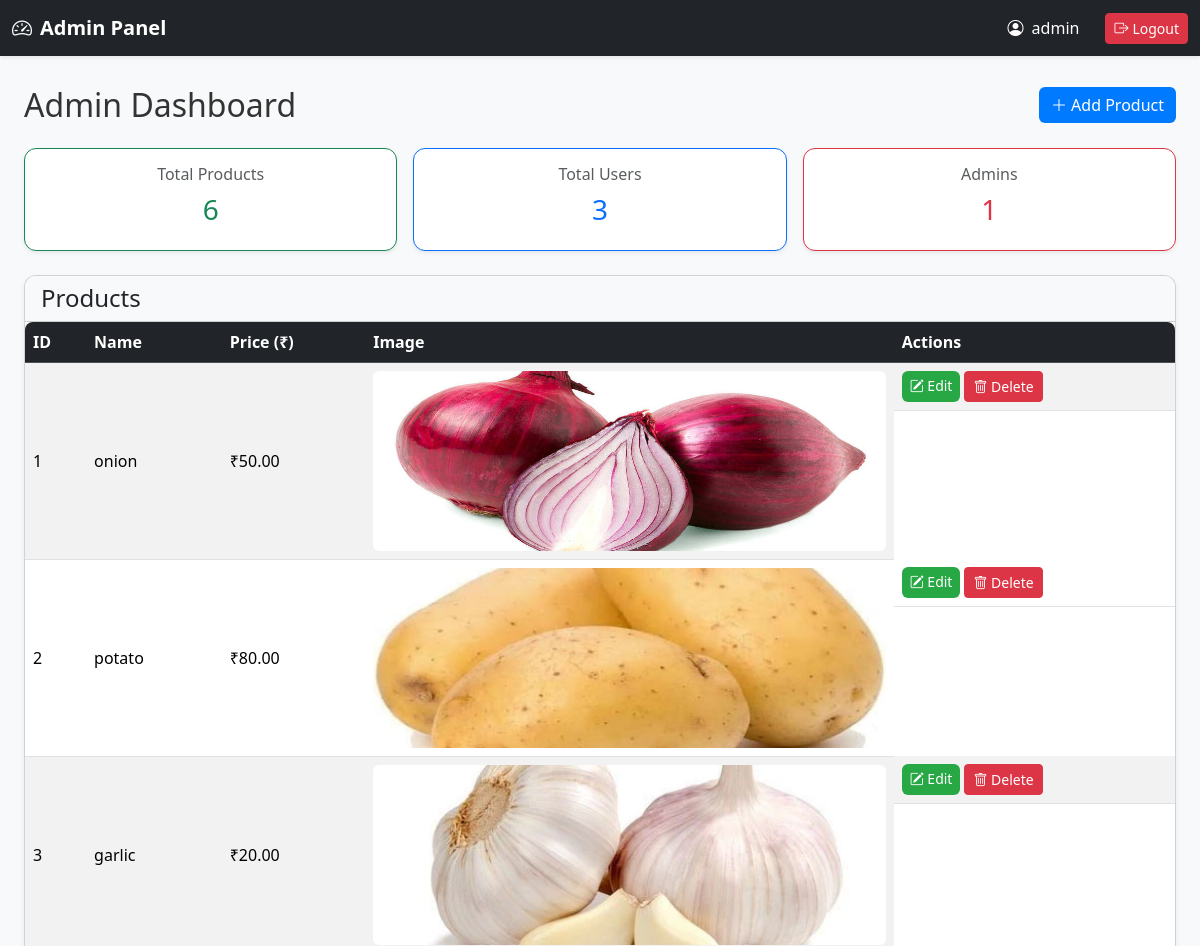
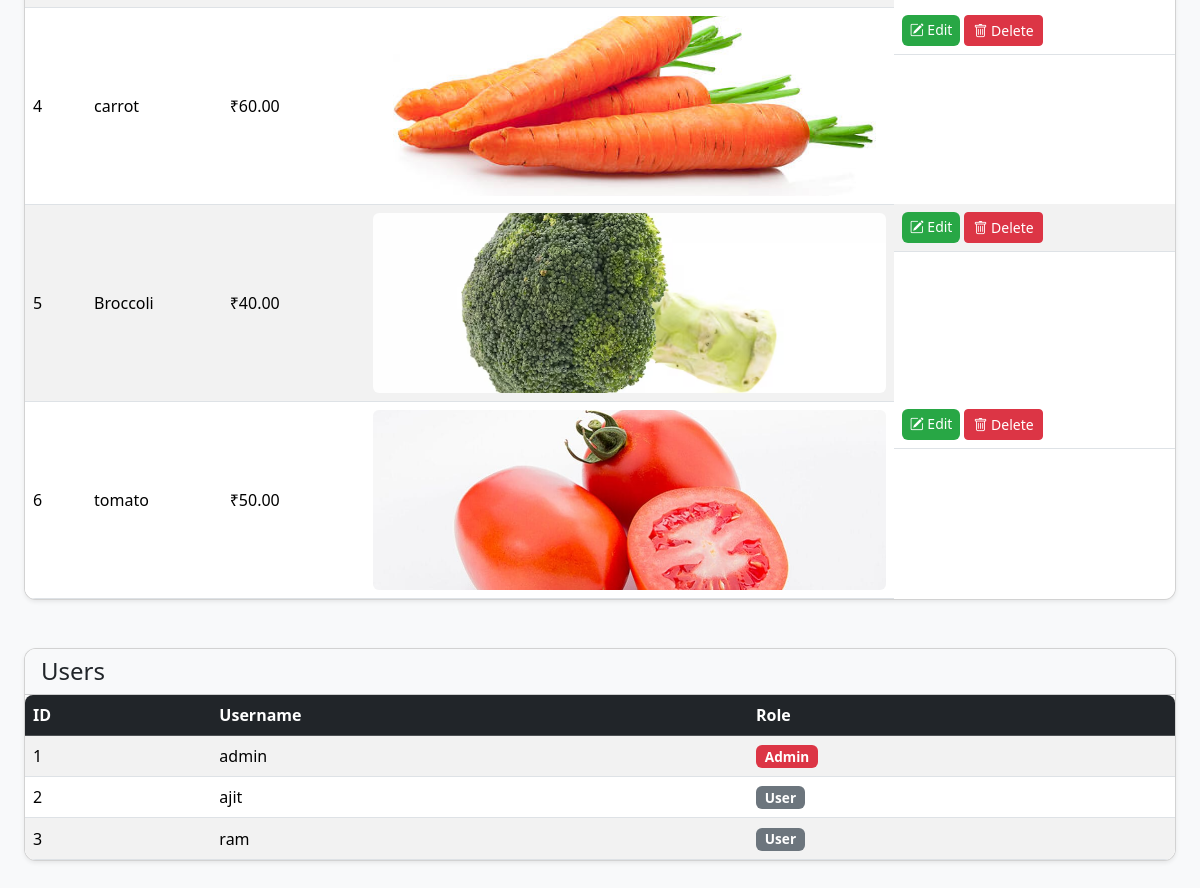
The page /admin (signed in) on the database its author committed (2 pictures, top to bottom).
### app.py (models this page shows)
class User(UserMixin, db.Model):
    id = db.Column(db.Integer, primary_key=True)
    username = db.Column(db.String(150), unique=True, nullable=False)
    password = db.Column(db.String(255), nullable=False)
    is_admin = db.Column(db.Boolean, default=False)

class Product(db.Model):
    id = db.Column(db.Integer, primary_key=True)
    name = db.Column(db.String(150), nullable=False)
    price = db.Column(db.Float, nullable=False)
    image = db.Column(db.String(150), nullable=False)
    status = db.Column(db.String(20), nullable=False, default='available')  # available / upcoming

### app.py (the view)
@app.route('/admin')
@admin_required
def admin_dashboard():
    products = Product.query.all()
    users = User.query.all()
    return render_template('admin_dashboard.html', products=products, users=users)

### app.py (called while the page is built)
@login_manager.user_loader
def load_user(user_id):
    return db.session.get(User, int(user_id))

def admin_required(f):
    @wraps(f)
    def wrapper(*args, **kwargs):
        if not current_user.is_authenticated or not current_user.is_admin:
            flash("Admin access required!", "danger")
            return redirect(url_for('admin_login'))
        return f(*args, **kwargs)
    return wrapper

### templates/admin_dashboard.html
{% extends 'admin_base.html' %}
{% block content %}
<div class="container mt-4">
    <div class="d-flex justify-content-between align-items-center mb-4 flex-wrap">
        <h2 class="mb-2 mb-md-0">Admin Dashboard</h2>
        <div class="d-flex gap-2">
            <a href="{{ url_for('admin_add') }}" class="btn btn-success">
                <i class="bi bi-plus-lg"></i> Add Product
            </a>
        </div>
    </div>
    <div class="row mb-4 g-3">
        <div class="col-md-4">
            <div class="card shadow-sm text-center p-3 border-success">
                <h6 class="text-muted">Total Products</h6>
                <h3 class="text-success">{{ products|length }}</h3>
            </div>
        </div>
        <div class="col-md-4">
            <div class="card shadow-sm text-center p-3 border-primary">
                <h6 class="text-muted">Total Users</h6>
                <h3 class="text-primary">{{ users|length }}</h3>
            </div>
        </div>
        <div class="col-md-4">
            <div class="card shadow-sm text-center p-3 border-danger">
                <h6 class="text-muted">Admins</h6>
                <h3 class="text-danger">
                    {{ users | selectattr('is_admin') | list | length }}
                </h3>
            </div>
        </div>
    </div>
    <div class="card shadow-sm mb-5">
        <div class="card-header bg-light">
            <h4 class="mb-0">Products</h4>
        </div>
        <div class="card-body p-0 table-responsive">
            <table class="table table-striped table-hover mb-0 align-middle">
                <thead class="table-dark">
                    <tr>
                        <th>ID</th>
                        <th>Name</th>
                        <th>Price (₹)</th>
                        <th>Image</th>
                        <th>Actions</th>
                    </tr>
                </thead>
                <tbody>
                    {% for p in products %}
                    <tr>
                        <td>{{ p.id }}</td>
                        <td>{{ p.name }}</td>
                        <td>₹{{ "%.2f"|format(p.price) }}</td>
                        <td>
                            <img src="{{ url_for('static', filename='images/' ~ p.image) }}"
                                 class="rounded" height="50">
                        </td>
                        <td class="d-flex gap-1 flex-wrap">
                            <a href="{{ url_for('admin_edit', id=p.id) }}" class="btn btn-primary btn-sm">
                                <i class="bi bi-pencil-square"></i> Edit
                            </a>
                            <form action="{{ url_for('admin_delete', id=p.id) }}" method="POST" class="d-inline">
                                <button type="submit" class="btn btn-danger btn-sm"
                                        onclick="return confirm('Delete this product?')">
                                    <i class="bi bi-trash"></i> Delete
                                </button>
                            </form>
                        </td>
                    </tr>
                    {% else %}
                    <tr>
                        <td colspan="5" class="text-center text-muted py-3">
                            No products available
                        </td>
                    </tr>
                    {% endfor %}
                </tbody>
            </table>
        </div>
    </div>
    <div class="card shadow-sm mb-5">
        <div class="card-header bg-light">
            <h4 class="mb-0">Users</h4>
        </div>
        <div class="card-body p-0 table-responsive">
            <table class="table table-striped table-hover mb-0 align-middle">
                <thead class="table-dark">
                    <tr>
                        <th>ID</th>
                        <th>Username</th>
                        <th>Role</th>
                    </tr>
                </thead>
                <tbody>
                    {% for u in users %}
                    <tr>
                        <td>{{ u.id }}</td>
                        <td>{{ u.username }}</td>
                        <td>
                            {% if u.is_admin %}
                                <span class="badge bg-danger">Admin</span>
                            {% else %}
                                <span class="badge bg-secondary">User</span>
                            {% endif %}
                        </td>
                    </tr>
                    {% else %}
                    <tr>
                        <td colspan="3" class="text-center text-muted py-3">
                            No users found
                        </td>
                    </tr>
                    {% endfor %}
                </tbody>
            </table>
        </div>
    </div>
</div>
{% endblock %}

### templates/admin_base.html (shortened to what this page needs)
<!doctype html>
<html lang="en">
<head>
  <link href="https://cdn.jsdelivr.net/npm/bootstrap@5.3.2/dist/css/bootstrap.min.css" rel="stylesheet">
  <link href="https://cdn.jsdelivr.net/npm/bootstrap-icons@1.11.1/font/bootstrap-icons.css" rel="stylesheet">
  <link rel="stylesheet" href="{{ url_for('static', filename='css/style.css') }}">
</head>
<body>
{% if request.endpoint != 'admin_login' and current_user.is_authenticated %}
<nav class="navbar navbar-expand-lg navbar-dark bg-dark shadow-sm">
  <div class="container-fluid">
    <a class="navbar-brand" href="{{ url_for('admin_dashboard') }}">
      <i class="bi bi-speedometer2"></i> Admin Panel
    </a>
    <div class="collapse navbar-collapse justify-content-end" id="adminNavbar">
      <ul class="navbar-nav align-items-center gap-3">
        <li class="nav-item">
          <span class="navbar-text text-white">
            <i class="bi bi-person-circle"></i> {{ current_user.username }}
          </span>
        </li>
<li class="nav-item">
  <a href="{{ url_for('admin_logout') }}"
     class="btn btn-danger btn-sm d-flex align-items-center gap-1">
    <i class="bi bi-box-arrow-right"></i> Logout
  </a>
</li>
      </ul>
    </div>
  </div>
</nav>
{% endif %}
<div class="container mt-4">
  {% block content %}{% endblock %}
</div>
</body>
</html>

### static/css/style.css (style rules this page uses)
body { font-family: 'Segoe UI', Tahoma, Geneva, Verdana, sans-serif; background: #f9f9f9; color: #333; margin: 0; padding: 0; }
.navbar { margin-bottom: 30px; box-shadow: 0 2px 8px rgba(0,0,0,0.1); }
.navbar a.btn { margin-left: 10px; }
.card { border-radius: 12px; overflow: hidden; transition: transform 0.3s, box-shadow 0.3s; background: #fff; box-shadow: 0 2px 6px rgba(0,0,0,0.08); }
.card img { height: 180px; width: 100%; object-fit: cover; transition: transform 0.3s; }
.card-body { padding: 15px; }
.btn-primary { background: #28a745; border: none; border-radius: 6px; transition: background 0.3s, transform 0.2s; }
.btn-success { background: #007bff; border: none; border-radius: 6px; transition: background 0.3s, transform 0.2s; }
.table { background: #fff; border-radius: 8px; overflow: hidden; box-shadow: 0 2px 8px rgba(0,0,0,0.1); }
.table th, .table td { vertical-align: middle !important; }
.badge { font-size: 0.85rem; font-weight: 600; }

### templates/admin_base.html (style rules this page uses)
body { background-color: #f8f9fa; }
.navbar-brand { font-weight: bold; display: flex; align-items: center; gap: 0.5rem; }
.navbar-text { display: flex; align-items: center; gap: 0.5rem; }
.container { max-width: 1200px; }

### rows shown on the page
User: username "admin", id "1", is_admin "Admin"
Product: id "1", name "onion", price "50.00", image (picture)
Product: id "2", name "potato", price "80.00", image (picture)
Product: id "3", name "garlic", price "20.00", image (picture)
Product: id "4", name "carrot", price "60.00", image (picture)
Product: id "5", name "Broccoli", price "40.00", image (picture)
Product: id "6", name "tomato", price "50.00", image (picture)
User: id "2", username "ajit", is_admin "User"
User: id "3", username "ram", is_admin "User"

### other values the page prints
{{ products|length }} "6"
{{ users|length }} "3"
{{ users | selectattr('is_admin') | list | length }} "1"
